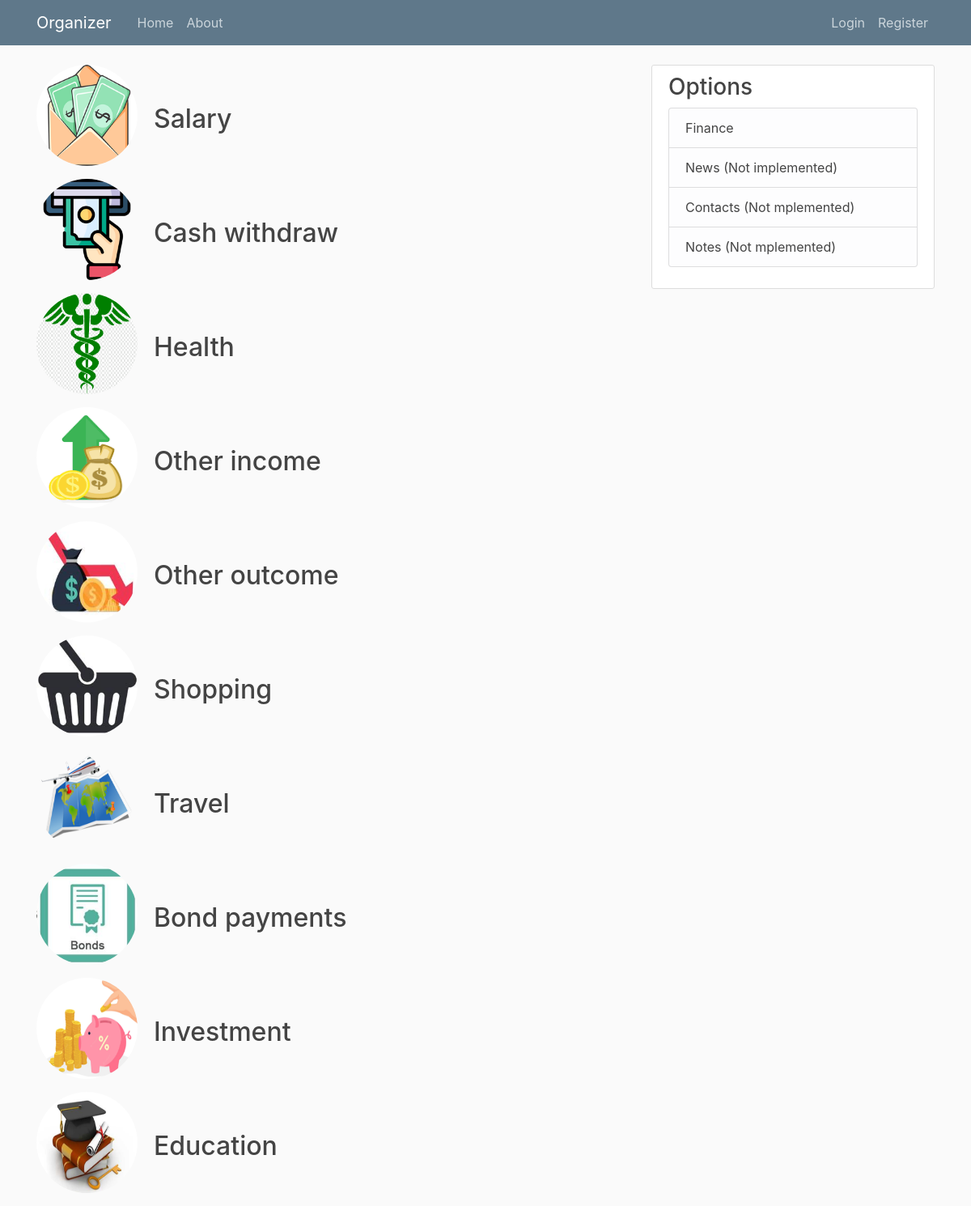
/finance/categories/, run on the app's committed database.
### finance/models.py (models this page shows, shortened)
class Category(models.Model):
    CATEGORY_TYPE = (("-", "outcome"), ("+", "income"))
    title = models.CharField(max_length=100, default="")
    image = models.ImageField(default='default_finance.png', upload_to='categories_pics')
    type = models.CharField(max_length=10, choices=CATEGORY_TYPE, default="income")

### finance/views.py (the view)
# urls.py: path('finance/categories/', CategoriesListView.as_view(), name='finance-categories'),
class CategoriesListView(ListView):  # new view
    model = Category
    template_name = 'finance/categories.html'  # <app>/<model>_<view_type>.html
    context_object_name = 'categories'

### finance/templates/finance/categories.html
{% extends "organizer/base.html" %}
{% load crispy_forms_tags %}
{% block content %}
    {% for category in categories %}
        <div class="media" >
            <a href="#" >
                <img class="rounded-circle account-img" src="{{ category.image.url }}" >
            </a>
            <div class="media-body">
                <h2 class="mt-5"><a href="#" class="article-title " > {{ category.title }}</a></h2>
            </div>
        </div>
    {% endfor %}
{% endblock content %}

### organizer/static/organizer/main.css (style rules this page uses)
body { background: #fafafa; color: #333333; margin-top: 5rem; }
h1, h2, h3, h4, h5, h6 { color: #444444; }
.article-title { color: #444444; }
.account-img { height: 125px; width: 125px; margin-right: 20px; margin-bottom: 16px; }

### data on the page
Category: image (picture), title "Salary"
Category: image (picture), title "Cash withdraw"
Category: image (picture), title "Health"
Category: image (picture), title "Other income"
Category: image (picture), title "Other outcome"
Category: image (picture), title "Shopping"
Category: image (picture), title "Travel"
Category: image (picture), title "Bond payments"
Category: image (picture), title "Investment"
Category: image (picture), title "Education"
